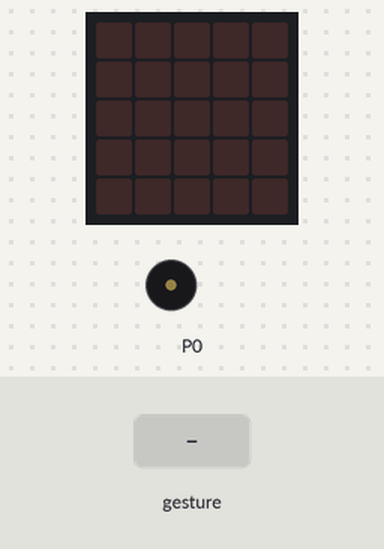
A program run on a simulated BBC micro:bit (MakeCode). Shown: the board's 5×5 LED display, buzzer (waves = sounding). The inputs (shaded band) are chosen by the test bench. Random numbers come from a fixed seed; a tilt is held for 1.5 s and a shake lasts 1 s, then the board lies face up again.

Above: at 1.2 s.
1.3 s: gesture 'shake'
At 1.75 s:
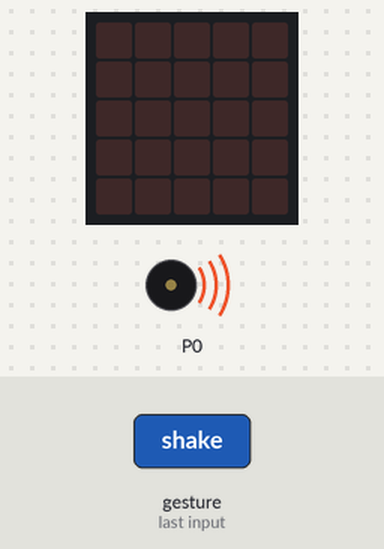
At 2.4 s:
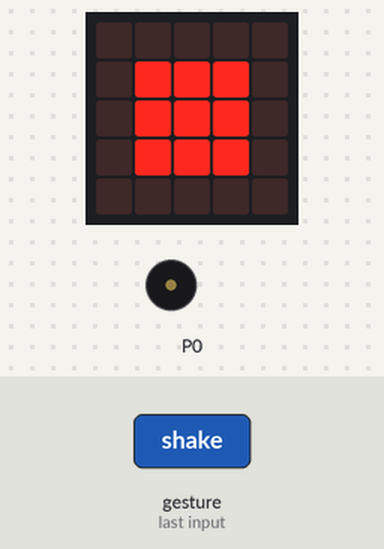
3.5 s: gesture 'shake'
At 5.2 s:
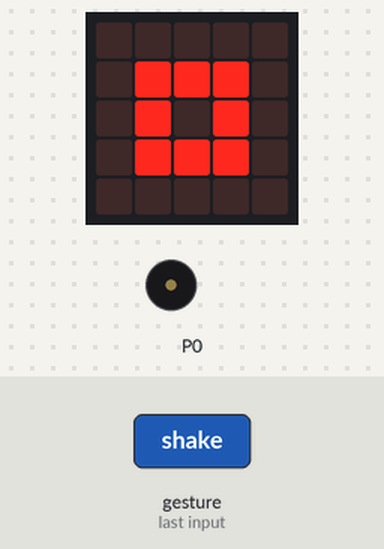
Timing chart, 0 to 6.7 s (numbered marks = the images above; inputs shaded):
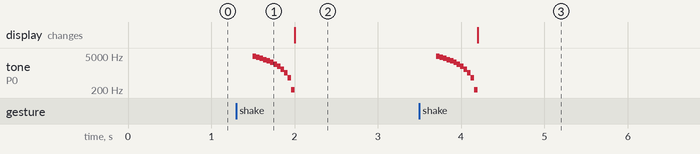

Measured:
- after the input at 1.3 s, tone on P0: plays 4791 Hz for 0.04 s, 4375 Hz for 0.04 s, 3958 Hz for 0.04 s, 3541 Hz for 0.04 s, 3125 Hz for 0.04 s, 2708 Hz for 0.04 s … (12 notes in this stretch), starting after 0.20 s
- after the input at 3.5 s, tone on P0: plays 4791 Hz for 0.04 s, 4375 Hz for 0.04 s, 3958 Hz for 0.04 s, 3541 Hz for 0.04 s, 3125 Hz for 0.04 s, 2708 Hz for 0.04 s … (12 notes in this stretch), starting after 0.20 s; the display: changes after 0.70 s (image 3)

The program:

main.ts
```typescript
let x = 0
input.onGesture(Gesture.Shake, function () {
    x = randint(0, 2)
    if (x == 0) {
        music.play(music.createSoundExpression(WaveShape.Sine, 5000, 0, 255, 0, 500, SoundExpressionEffect.None, InterpolationCurve.Linear), music.PlaybackMode.UntilDone)
        basic.showLeds(`
            . . . . .
            . # # # .
            . # # # .
            . # # # .
            . . . . .
            `)
    } else if (x) {
        music.play(music.createSoundExpression(WaveShape.Sine, 5000, 0, 255, 0, 500, SoundExpressionEffect.None, InterpolationCurve.Linear), music.PlaybackMode.UntilDone)
        basic.showLeds(`
            . . . . .
            . # # # .
            . # . # .
            . # # # .
            . . . . .
            `)
    } else {
        music.play(music.createSoundExpression(WaveShape.Sine, 5000, 0, 255, 0, 500, SoundExpressionEffect.None, InterpolationCurve.Linear), music.PlaybackMode.UntilDone)
        basic.showLeds(`
            # # . . #
            # # . # .
            . . # . .
            # # . # .
            # # . . #
            `)
    }
})
```

test.ts
```typescript
// os teses vão aqui; isto não será compilado quando este pacote for usado como extensão.
```
